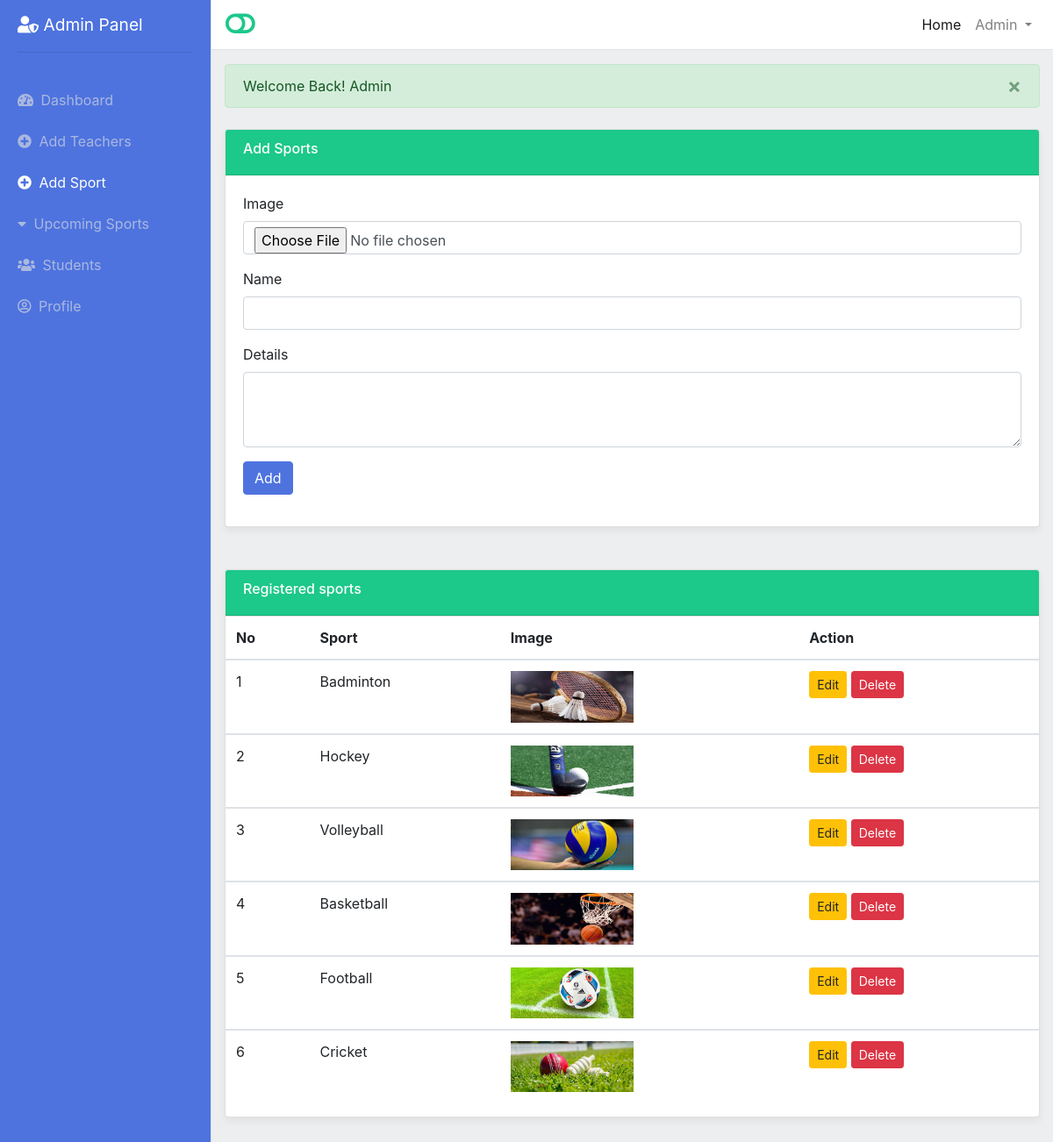
Page /admin/add-sports.php (signed in) on the committed database.
### tables this page shows
CREATE TABLE `sports` (
  `id` int(11) NOT NULL,
  `name` varchar(255) NOT NULL,
  `image` varchar(255) NOT NULL,
  `details` text NOT NULL
);

### admin/add-sports.php (the view, shortened to what this page needs)
<?php require_once '../include/config/config.php'; ?>
<!DOCTYPE html>
<html lang="en">
<head>
	<link href="../assets/css/bootstrap.min.css" rel="stylesheet">
	<link href="../assets/fontawesome-free/css/all.min.css" rel="stylesheet">
	<link rel="stylesheet" href="../portal-assets/css/simple-sidebar.css?v=<?php echo time(); ?>">
</head>
<body>
	<div class="d-flex" id="wrapper">
		<div class="bg-light border-right" id="sidebar-wrapper">
			<div class="sidebar-heading "> <i class="fas fa-user-shield"></i> Admin Panel
				<hr>
			</div>
			<div class="list-group list-group-flush">
				<a href="index.php" class="list-group-item list-group-item-action  ">
					<span class="mr-1"> <i class="fas fa-tachometer-alt"></i> </span> Dashboard
				</a>
				<a href="add-teachers.php" class="list-group-item list-group-item-action ">
					<span class="mr-1"> <i class="fa fa-plus-circle"></i> </span> Add Teachers
				</a>
				<a href="add-sports.php" class="list-group-item list-group-item-action active ">
					<span class="mr-1"> <i class="fa fa-plus-circle"></i> </span> Add Sport
				</a>
				<a href="upcoming-sports.php" class="list-group-item list-group-item-action ">
					<span class="mr-1"> <i class="fa fa-caret-down" aria-hidden="true"></i> </span> Upcoming Sports
				</a>
				<a href="index" class="list-group-item list-group-item-action ">
					<span class="mr-1"> <i class="fas fa-users"></i> </span> Students
				</a>
				<a href="admin-profile.php" class="list-group-item list-group-item-action ">
					<span class="mr-1"> <i class="far fa-user-circle"></i> </span> Profile
				</a>
			</div>
		</div>
		<div id="page-content-wrapper">
			<nav class="navbar navbar-expand-lg navbar-light bg-light border-bottom">
				<a href="#" id="menu-toggle"> <i class="fas fa-toggle-off toggler-fa "></i> </a>
				<div class="collapse navbar-collapse" id="navbarSupportedContent">
					<ul class="navbar-nav ml-auto mt-2 mt-lg-0">
						<li class="nav-item active">
							<a class="nav-link" href="../index.php">Home <span class="sr-only">(current)</span></a>
						</li>
						<li class="nav-item dropdown">
							<a class="nav-link dropdown-toggle" href="#" id="navbarDropdown" role="button" data-toggle="dropdown" aria-haspopup="true"
								aria-expanded="false">
								<?php echo $_SESSION['adminName']; ?>
							</a>
						</li>
					</ul>
				</div>
			</nav>
			<div class="container-fluid">
				<div class="my-3">
				</div>
				<div class="card  my-4  ">
					<div class="card-header bg-success">
						<h6>Add Sports</h6>
					</div>
					<div class="card-body">
						<form action="" method="post" enctype="multipart/form-data">
							<div class="form-group">
								<label for="image"> Image </label>
								<input type="file" name="image" id="image" class="form-control" value="">
							</div>
							<div class="form-group">
								<label for="Name"> Name </label>
								<input type="text" name="name" id="name" class="form-control" value="">
							</div>
							<div class="form-group">
								<label for="details"> Details </label>
								<textarea class="form-control" name="details" id="details" cols="3" rows="3"></textarea>
							</div>
							<div class="form-group">
								<button type="submit" class="btn btn-primary" name="addS"> Add </button>
							</div>
						</form>
					</div>
				</div>
				<div class="card  my-5  ">
					<div class="card-header bg-success ">
						<h6> Registered sports </h6>
					</div>
					<div class="care-body">
						<div class="table-responsive">
							<table class="table">
								<thead>
									<tr>
										<th>No</th>
										<th> Sport </th>
										<th>Image</th>
										<th>Action</th>
									</tr>
								</thead>
								<tbody>
									<?php
                    $query = ' SELECT * FROM sports ';
                    $execute = mysqli_query($Connection, $query);
                    $srNo = 0;
                    while ($row = mysqli_fetch_array($execute)) {
                        $srNo++; ?>
									<tr>
										<td> <?php echo $srNo; ?> </td>
										<td> <?php echo $row['name']; ?> </td>
										<td> <img src="upload/sports/<?php echo $row['image']; ?>" style="width:140px;" alt=""> </td>
										<td>
											<a href="edit-sport.php?edit= <?php echo $row['id']; ?> " class="btn btn-warning btn-sm"> Edit
											</a>
											<a href="delete-sport.php?delete= <?php echo $row['id']; ?>" class="btn btn-danger btn-sm"> Delete
											</a>
										</td>
									</tr>
								</tbody>
								<?php
                    } ?>
							</table>
						</div>
					</div>
				</div>
			</div>
		</div>
</body>
</html>

### portal-assets/css/simple-sidebar.css (style rules this page uses)
body { overflow-x: hidden; background-color: #EDEEEF; }
#sidebar-wrapper { min-height: 100vh; margin-left: -15rem; -webkit-transition: margin .25s ease-out; -moz-transition: margin .25s ease-out; -o-transition: margin .25s ease-out; transition: margin .25s ease-out; background-color: #4e73df!important; }
#sidebar-wrapper .sidebar-heading { padding: 0.875rem 1.25rem; font-size: 1.2rem; color: white; }
#sidebar-wrapper .list-group { width: 15rem; }
#page-content-wrapper { min-width: 100vw; }
@media (min-width: 768px) { #sidebar-wrapper { margin-left: 0; } }
@media (min-width: 768px) { #page-content-wrapper { min-width: 0; width: 100%; } }
.list-group-item.active { z-index: 2; color: #fff; }
.list-group-item { color: hsla(0, 0%, 88%, 0.637); position: relative; display: block; padding: .75rem 1.25rem; margin-bottom: -1px; background-color: #4e73df!important; border: 0px solid rgba(0,0,0,.125); }
.bg-light { background-color: white!important; }
.btn-primary { color: #fff; background-color: #4e73df!important; border-color: #4e73df; }
.bg-success { background-color: #1cc88a!important; }
h6 { color: white; }
.toggler-fa { color: #1cc88a!important; font-size: 30px; }
.card { box-shadow: 0 4px 8px 0 rgba(0, 0, 0, 0.06); }

### rows in the picture
sports: name "Badminton", image (picture)
sports: name "Hockey", image (picture)
sports: name "Volleyball", image (picture)
sports: name "Basketball", image (picture)
sports: name "Football", image (picture)
sports: name "Cricket", image (picture)

### other values in the picture
$_SESSION['adminName'] "Admin"
$Output "Welcome Back! Admin"
